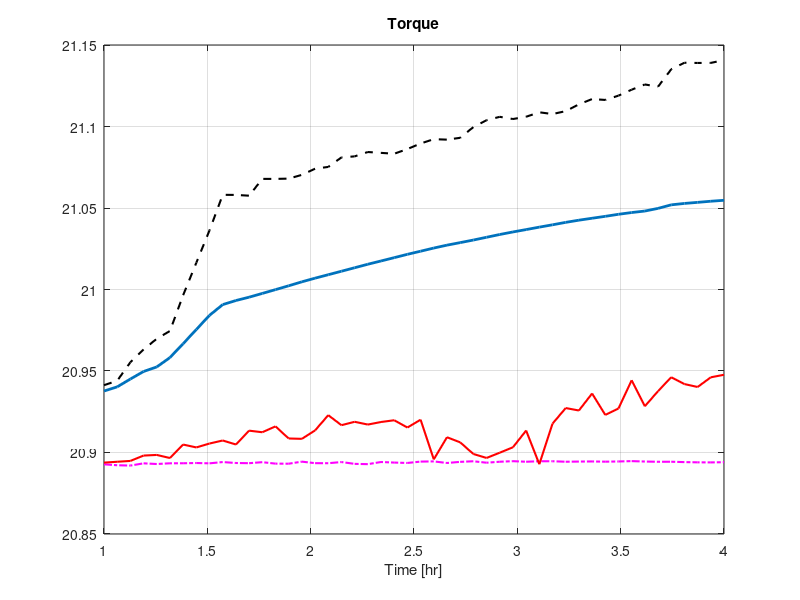
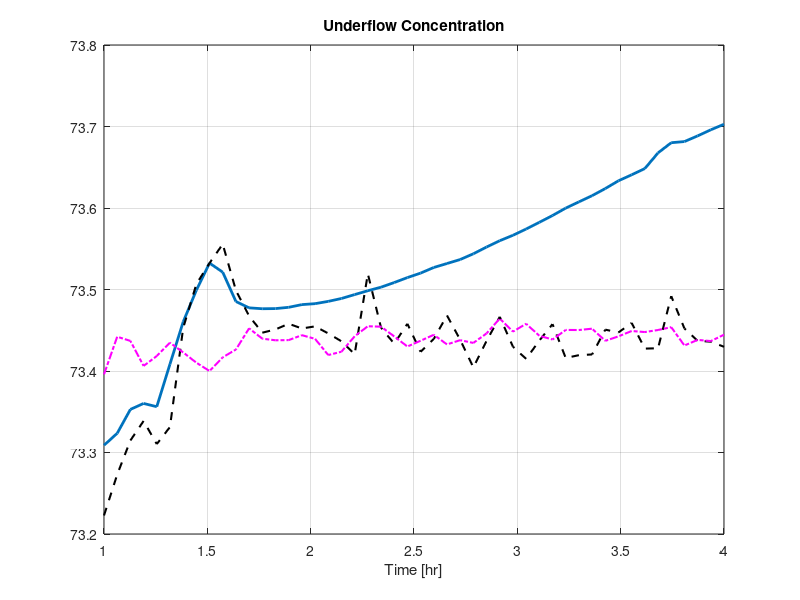
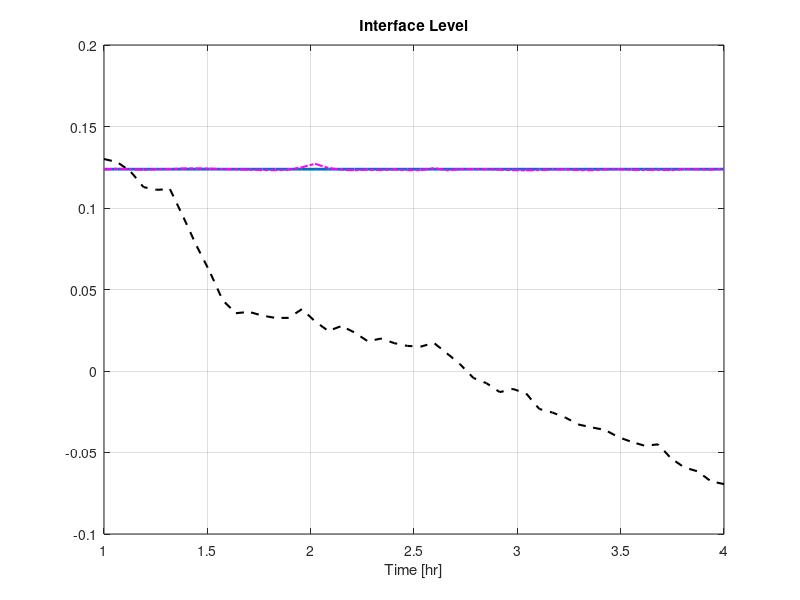

These charts were generated, in order, by the following MATLAB code: (Note: this script raises an error after producing the figures.)
close all;
imprint = true;
figurePath = 'figures\FinalSim\';
%% Options for plotting

CVNames = {'Torque','Underflow Concentration','Interface Level','Overflow Concentration','Residence Time',...
            'Solid Throughput','Underflow Particle Diameter','Overflow'};
CVUnits = {'%','%','m','%','hr','ton/hr','N/A','m3/hr'};
CVSaveName = {'torque_','Cp_u_','intLevel_','Cp_e_','tauRd_','SFlx_','P1_U_','Q_e_'};
xLabelStr = 'Time [hr]';
LineWidth = 0.7;
cvLims = [20.7 21.7;
          73 75;
          -0.5 2.5];
%% Plot prediction comparisons
% Forecast comparison
load('predictionResults_48G_348_B100_k5_na6_nb6');
for cv = 1:n
    figure
    plot(timeForecast,validationOutputs(1+pastDataSamples:pastDataSamples+K_forecast,cv),'LineWidth',2)
    hold on
    title(CVNames{cv})
    plot(timeForecast,armaxForecast(:,cv),'--k','LineWidth',1.5)
    plot(timeForecast,RFPredictionStruct(cv).yForecast(:),'-.m','LineWidth',1.5)
    
    xlabel(xLabelStr);
    hold off
    grid on
%     printName = [figurePath 'forecast_' CVSaveName{cv} typeOfData ioDTStr noiseStr...
%                 kAheadStr varStringRF '_' dateTest];
%     if imprint
%         Latex
%         print(printName,'-depsc');
%         print(printName,'-djpeg');
%     end
end
load('predictionResults_48G_348_B50_Ny_48_k5_na6_nb6');
for cv = 1:n
    figure(cv)
    hold on
    plot(timeForecast,RFPredictionStruct(cv).yForecast(:),'-r','LineWidth',1.5)
    legendCell = {'Validation','ARIMAX','RF_{r}','RF_{b}'};
    locationStr = input('Loc','s');
    location = locateLegends(locationStr);
    legend(legendCell,'Location',location);
    printName = [figurePath 'forecast_' CVSaveName{cv} '1'];
    if imprint
        print(printName,'-depsc');
    end
end
%%
% Forecast comparison 530
load('predictionResults_1G_530_B100_k5_na6_nb6');
for cv = 1:n
    figure
    plot(timeForecast,validationOutputs(1+pastDataSamples:pastDataSamples+K_forecast,cv),'LineWidth',2)
    hold on
    title(CVNames{cv})
    plot(timeForecast,armaxForecast(:,cv),'--k','LineWidth',1.5)
    plot(timeForecast,RFPredictionStruct(cv).yForecast(:),'-.m','LineWidth',1.5)
    
    xlabel(xLabelStr);
    hold off
    grid on
%     printName = [figurePath 'forecast_' CVSaveName{cv} typeOfData ioDTStr noiseStr...
%                 kAheadStr varStringRF '_' dateTest];
%     if imprint
%         Latex
%         print(printName,'-depsc');
%         print(printName,'-djpeg');
%     end
end
load('predictionResults_48G_530_B50_Ny_48_k5_na6_nb6');
for cv = 1:n
   figure(cv+3)
   hold on
   plot(timeForecast,RFPredictionStruct(cv).yForecast(:),'-r','LineWidth',1.5)
   legendCell = {'Validation','ARIMAX','RF_{r}','RF_{b}'};
    locationStr = input('Loc','s');
    location = locateLegends(locationStr);
    legend(legendCell,'Location',location);
    printName = [figurePath 'forecast_' CVSaveName{cv} '2'];
    if imprint
        print(printName,'-depsc');
    end
end

%%
% Prediction comparison
load('predictionResults_1G_530_B50_Ny_48_k5_na6_nb6')
for cv = 1:n
    figure
    title(CVNames{cv})
    hold on % (-1)
    plot(timePrediction(1:end),validationOutputs(1:end-armaxToRFWindowUB,cv),'LineWidth',2)
    plot(timePrediction(1:end),armaxPredict(1:end-armaxToRFWindowUB,cv),'--k','LineWidth',LineWidth);
    ylabel(CVUnits{cv})
    xlabel(xLabelStr)
    xlim([0 102])
    ylim(cvLims(cv,:))
    hold off
    grid on
end
kAheadIter = [1 24 48];
load('predictionResults_1G_348_B100_k5_na6_nb6');
kAheadIter = 1;
for iter = 1:length(kAheadIter)
    for cv = 1:n
        figure(6+3*(iter-1)+cv)
        hold on
        plot(timePrediction(1:end),RFPredictionStruct(cv).yHat(:,kAheadIter(iter)),'-.m','LineWidth',LineWidth)
    end
end

load('predictionResults_1G_530_B50_Ny_48_k5_na6_nb6');
kAheadIter = 1;
for iter = 1:length(kAheadIter)
    for cv = 1:n
        figure(6+3*(iter-1)+cv)
        hold on
        plot(timePrediction(1:end),RFPredictionStruct(cv).yHat(:,kAheadIter(iter)),'-r','LineWidth',LineWidth)
        legendCell = {'Validation','ARIMAX','RF_{r}','RF_{b}'};
        locationStr = input('Loc','s');
        location = locateLegends(locationStr);
        legend(legendCell,'Location',location);
        printName = [figurePath 'predict_1_' CVSaveName{cv}];
        if imprint
            print(printName,'-depsc');
        end
    end
    
end


load('predictionResults_24G_530_B50_Ny_48_k5_na6_nb6')
for cv = 1:n
    figure
    title(CVNames{cv})
    hold on % (-1)
    plot(timePrediction(1:end),validationOutputs(1:end-armaxToRFWindowUB,cv),'LineWidth',2)
%     plot(timePrediction(1:end),armaxPredict(1:end-armaxToRFWindowUB,cv),'--k','LineWidth',LineWidth);
    plot(timePrediction(1:end),RFPredictionStruct(cv).yHat(:,24),'-r','LineWidth',LineWidth)
    ylabel(CVUnits{cv})
    xlabel(xLabelStr)
    xlim([0 102])
    ylim(cvLims(cv,:))
    hold off
    grid on
end
load('predictionResults_48G_530_B50_Ny_48_k5_na6_nb6');
for cv = 1:n
    figure
    title(CVNames{cv})
    hold on % (-1)
    plot(timePrediction(1:end),validationOutputs(1:end-armaxToRFWindowUB,cv),'LineWidth',2)
%     plot(timePrediction(1:end),armaxPredict(1:end-armaxToRFWindowUB,cv),'--k','LineWidth',LineWidth);
    plot(timePrediction(1:end),RFPredictionStruct(cv).yHat(:,48),'-r','LineWidth',LineWidth)
    ylabel(CVUnits{cv})
    xlabel(xLabelStr)
    xlim([0 102])
    ylim(cvLims(cv,:))
    hold off
    grid on
end


load('predictionResults_24G_348_B100_k5_na6_nb6');
for iter = 1:length(kAheadIter)
    for cv = 1:n
        figure(9+cv)
        hold on
        plot(timePrediction(1:end),RFPredictionStruct(cv).yHat(:,24),'-.k','LineWidth',LineWidth)
        legendCell = {'Validation','RF_{b}','RF_{r}'};
        locationStr = input('Loc','s');
        location = locateLegends(locationStr);
        legend(legendCell,'Location',location);
        printName = [figurePath 'predict_24_' CVSaveName{cv}];
        if imprint
            print(printName,'-depsc');
        end
    end
end

load('predictionResults_48G_348_B100_k5_na6_nb6');
for iter = 1:length(kAheadIter)
    for cv = 1:n
        figure(12+cv)
        hold on
        plot(timePrediction(1:end),RFPredictionStruct(cv).yHat(:,48),'-.k','LineWidth',LineWidth)
        legendCell = {'Validation','RF_{b}','RF_{r}'};
        locationStr = input('Loc','s');
        location = locateLegends(locationStr);
        legend(legendCell,'Location',location);
        printName = [figurePath 'predict_48_' CVSaveName{cv}];
        if imprint
            print(printName,'-depsc');
        end
    end
end
% % % load('predictionResults_1G_530_B50_Ny_48_k5_na6_nb6');
% % % for iter = 1:length(kAheadIter)
% % %     for cv = 1:n
% % %         figure(6+3*(iter-1)+cv)
% % %         hold on
% % %         plot(timePrediction(1:end),RFPredictionStruct(cv).yHat(:,kAheadIter(iter)),'--r','LineWidth',LineWidth)
% % %     end
% % % end
% % % for cv = 1:n
% % %     
% % %     plot(timePrediction(1:end),RFPredictionStruct(cv).yHat(:,K_ahead),'-.r','LineWidth',LineWidth)
% % %     
% % %     legend({'Validation','ARIMAX','RF'});
% % %     hold off
% % %     grid on
% % %     printName = [figurePath CVSaveName{cv} typeOfData ioDTStr noiseStr...
% % %                 kAheadStr varStringRF '_' dateTest];
% % %     if imprint
% % %         Latex
% % %         print(printName,'-depsc');
% % %         print(printName,'-djpeg');
% % %     end
% % % end
% Reaction Curves
load('predictionResults_48G_530_B50_Ny_48_k5_na6_nb6');
for simIter = 1:size(makeStepMatrix)
    for cv = 1:n
        figure
        title(CVNames{cv})
        hold on
        plot(tForecast/3600,ReactionCurveStruct(simIter).yThickener(:,cv)','LineWidth',1.5)
        plot(tForecast/3600,ReactionCurveStruct(simIter).y_ARMAX(cv,:),'--k','LineWidth',1.5);
        plot(tForecast/3600,ReactionCurveStruct(simIter).y_RF(:,cv)','-.r','LineWidth',1.5)

        ylabel(CVUnits{cv})
        xlabel(xLabelStr)
        
        hold off
        grid on
        legendCell = {'Validation','ARIMAX','RF_{b}'};
        locationStr = input('Loc','s');
        location = locateLegends(locationStr);
        legend(legendCell,'Location',location);
        printName = [figurePath 'RC_' CVSaveName{cv} num2str(simIter)];
        if imprint
            print(printName,'-depsc');
        end
    end
end

close all
%%
load('predictionResults_24G_530_B50_Ny_48_k5_na6_nb6')
for cv = 1:n
    figure
    title(CVNames{cv})
    hold on % (-1)
    plot(timePrediction(1:end),validationOutputs(1:end-armaxToRFWindowUB,cv),'LineWidth',2)
    plot(timePrediction(1:end),armaxPredict(1:end-armaxToRFWindowUB,cv),'--k','LineWidth',LineWidth);
    plot(timePrediction(1:end),RFPredictionStruct(cv).yHat(:,24),'-.r','LineWidth',LineWidth)
    ylabel(CVUnits{cv})
    xlabel(xLabelStr)
    xlim([0 102])
    ylim(cvLims(cv,:))
    grid on
    legendCell = {'Validation','ARIMAX','RF_{b}'};
    locationStr = input('Loc','s');
    location = locateLegends(locationStr);
    legend(legendCell,'Location',location);
    printName = [figurePath 'predictFinal_24_' CVSaveName{cv}];
    if imprint
        print(printName,'-depsc');
    end
    hold off
    
end
load('predictionResults_48G_530_B50_Ny_48_k5_na6_nb6');
for cv = 1:n
    figure
    title(CVNames{cv})
    hold on % (-1)
    plot(timePrediction(1:end),validationOutputs(1:end-armaxToRFWindowUB,cv),'LineWidth',2)
    plot(timePrediction(1:end),armaxPredict(1:end-armaxToRFWindowUB,cv),'--k','LineWidth',LineWidth);
    plot(timePrediction(1:end),RFPredictionStruct(cv).yHat(:,48),'-.r','LineWidth',LineWidth)
    ylabel(CVUnits{cv})
    xlabel(xLabelStr)
    xlim([0 97])
    ylim(cvLims(cv,:))
    grid on
    hold off
    legendCell = {'Validation','ARIMAX','RF_{b}'};
    locationStr = input('Loc','s');
    location = locateLegends(locationStr);
    legend(legendCell,'Location',location);
    printName = [figurePath 'predictFinal_48_' CVSaveName{cv}];
    if imprint
        print(printName,'-depsc');
    end
end

close all
%%
% Forecast comparison 920
load('predictionResults_24G_920_B100_k5_na6_nb6');
for cv = 1:n
    figure
    plot(timeForecast,validationOutputs(1+pastDataSamples:pastDataSamples+K_forecast,cv),'LineWidth',2)
    hold on
    title(CVNames{cv})
    plot(timeForecast,armaxForecast(:,cv),'--k','LineWidth',1.5)
    plot(timeForecast,RFPredictionStruct(cv).yForecast(:),'-.m','LineWidth',1.5)
    
    xlabel(xLabelStr);
    hold off
    grid on
%     printName = [figurePath 'forecast_' CVSaveName{cv} typeOfData ioDTStr noiseStr...
%                 kAheadStr varStringRF '_' dateTest];
%     if imprint
%         Latex
%         print(printName,'-depsc');
%         print(printName,'-djpeg');
%     end
end
load('predictionResults_24G_920_B50_Ny_48_k5_na6_nb6');
for cv = 1:n
   figure(cv)
   hold on
   plot(timeForecast,RFPredictionStruct(cv).yForecast(:),'-r','LineWidth',1.5)
   legendCell = {'Validation','ARIMAX','RF_{r}','RF_{b}'};
    locationStr = input('Loc','s');
    location = locateLegends(locationStr);
    legend(legendCell,'Location',location);
    printName = [figurePath 'forecast_' CVSaveName{cv} '3'];
    if imprint
        print(printName,'-depsc');
    end
end